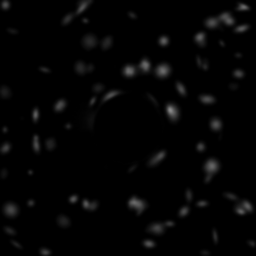
#> input picture Problems/gravitational_lensing/images/galaxies1.png, 256 x 256 px
$ jupyter execute lensing-solutions.ipynb
#> lines starting #> are read from the running program, lines starting #| are printed output that depends on the picture
<h1><center>Weak Gravitational Lensing</center></h1>

In this problem sheet, we will be calculating the ellipticity for a collection of lensed and unlensed galaxies.

[cell 1]
import numpy as np
import matplotlib.pyplot as plt

# define plotting fonts
import matplotlib
matplotlib.rcParams['mathtext.fontset'] = 'stix'
matplotlib.rcParams['font.family'] = 'STIXGeneral'
matplotlib.rc('font', size=14)

<h2>1) Lensing Capability</h2>

The dark matter halos in which the visible matter of the Milky Way and other
galaxies are embedded are by most researchers believed to consist of weakly inter-
acting massive particles (WIMPS). A weakly-interacting massive particle (WIMP)
with a mass of $1000m_p$, where $m_p = 1.67 × 10^{−27}$ kg is the mass of the proton,
lenses the light of a star in the LMC, which is situated $50$ kpc from the Earth.

<b>a</b>. Calculate the Einstein angular radius of the WIMP if it lies at a distance
$20$ kpc from the Earth.

<h3><i>(Answer)</i></h3>

The Einstein radius for a point mass is given by
\begin{equation}
    R_E = \theta_{E}D_S,
\end{equation}
where $D_S$ is the distance to the light source and $\theta_E$ is the Einstein angle given by

\begin{equation}
    \theta_E = \Big(\frac{4GM}{c^2} \frac{D_{LS}}{D_LD_S} \Big)^{1/2},
\end{equation}
where $D_L$ and $D_{LS}$ are the distances to the lens and from the lense to the source respectively.

[cell 2]
kpc2m = 3.068e19 #m/kpc (Conversion from kpc to m)

D_S = 50*kpc2m # m
D_L = 20*kpc2m # m
D_LS = 30*kpc2m # m

M_WIMP = 100*(1.6726e-27) # kg

G = 6.674e-11 # m^3 kg^-1 s^-2
c = 299792458 # m/s

theta_E = np.sqrt(4*G*M_WIMP/c**2 * D_LS/D_L/D_S)
R_E = theta_E*D_S

print("WIMP angular radius: {:.3}".format(theta_E))
print("WIMP Einstein radius: {:.3} m".format(R_E))

<b>b</b>. How does this compare with the angular radius of the star if it has the same
radius, $6.96 × 10^8 m$, as the Sun? Will the microlensing effect of the WIMP be
noticeable (recall that lensing conserves the surface brightness of an object)? Are
dark matter microlensing surveys sensitive to the lensing of stars by WIMPs?

<h3><i>(Answer)</i></h3>

Using a small angle approximation

$R_S \approx D_S \theta_S$

where $R_S$ is the radius of the source star and $\theta_S$ is the angular radius.

[cell 3]
theta_s = 6.96e8/D_S

print("Source angular radius: {:.3}".format(theta_s))

We therefore see that the source has a much greater angular size than the Einstein radius of the WIMP. Therefore microlensing surveys <b>are not</b> sensitive to the lensing of stars by WIMPs.

<b>c</b>. What is the Einstein radius of a brown dwarf with a mass of $0.05$ $M_{\odot}$ at the
same location as the WIMP? Will the lensing effect of the brown dwarf on the
background star be noticeable if there is a suitable alignment?

<h3><i>(Answer)</i></h3>

[cell 4]
M_BD = 0.05*(1.988e30) # kg

theta_E = np.sqrt(4*G*M_BD/c**2 * D_LS/D_L/D_S)
R_E = theta_E*D_S
print("Brown dwarf angular radius: {:.3}".format(theta_E))
print("Brown dwarf Einstein radius: {:.3} m".format(R_E))

We see that the brown dwarf has an angular radius much larger than that of the source. Therefore microlensing surveys <b>are</b> sensitive to the lensing of stars by brown dwarfs.

<h2>2) Measuring Ellipticity</h2>

<b>a</b>. Load the galaxy image

[cell 5]
from skimage.io import imread

color_image = imread("images/galaxies1.png")
#> color_image is the input picture: shape (256, 256, 3); min 0, max 137, mean 4.3

# Combine RBG channels for simplicity
image = color_image.sum(axis = 2)
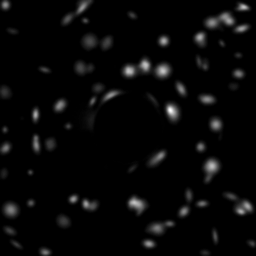
#> image: shape (256, 256) uint64; min 0, max 411, mean 12.9; drawn with min black and max white

plt.figure(figsize = (5,5))
plt.imshow(image, cmap = "bone")
plt.show()

<b>b</b>. Find connected regions:

To be able to find galaxies automatically we have to create a <i>binary image</i> the image using a <i>heaviside filter</i>.
\begin{equation}
    \Theta(x) =
    \begin{cases}
    1, \text{for }x > x_{thresh} \\
    0, \text{else}.
    \end{cases}
\end{equation}
Where $x_{thresh}$ is some threshold value. This just means converting every pixel to either 1 or 0 depending on wether it's initial value is above or below some value.

Once we have our binary image we can then use a connected region function (such as `scipy.ndimage.label` defined <a href="https://docs.scipy.org/doc/scipy/reference/generated/scipy.ndimage.label.html">here</a>) to label each of the isolated regions which are above the required threshold.

Note that while in this example we choose our connected regions to be based on <i>dark regions</i> for galaxies we will want the connected regions to be based on <i>light regions</i>.

- Convert the image into a binary image with some threshold value.
- Play around with different values until you find something that seems appropriate. This should be large enough to allow most of the different galaxies to be distinguished but not so large as to lose many of the smaller/fainter galaxies.

[cell 6]
from scipy.ndimage import label

# Apply binary filter
binaryImage = np.zeros(image.shape)
binaryImage[image>30]= 1

# create labelled image using scipy.ndimage.label()
labeled_image, num_features = label(binaryImage)

plt.figure(figsize = (9,5))
ax1 = plt.subplot(121)
ax2 = plt.subplot(122)

# Show binary image
ax1.imshow(binaryImage, cmap = 'inferno', interpolation='none')
# Show differently labelled regions
ax2.imshow(labeled_image, cmap = 'flag_r', interpolation='none')

# Note: Turning interpolation off produces a clearer image
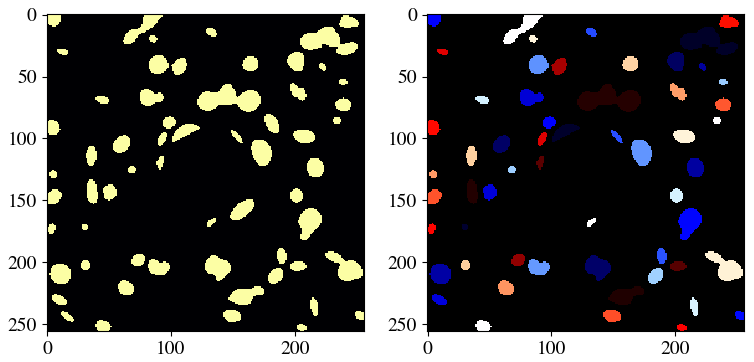
#> figure drawn by matplotlib, 2 panels

Now all of the pixels of each connected patch are labeled with a single integer $i$. This enables us to look at each object in isolation using the <i>mask</i>: `mask = [labeled_image == i]`

<b>c</b>. Removing small objects

We also don't want to condsider objects that are too small so we have to impose that the regions we consider contain more than some minimum number of pixels. An example of how to do this is shown below.

Tasks:

- Choose a sensible size threshold for the image of the galaxies
- Remove all objects smaller than this threshold

[cell 7]
# Create a new labelled image with all values initially equal to zero
NoSmallObjects = np.zeros(image.shape)
sizeThreshold = 20

# Create new object label
object_count = 1

# Loop over all objects
for i in range(1, num_features):
    # Create binary 2d array for pixels for this object
    mask = labeled_image==i
    # Calculate size of the object
    objectSize = len(labeled_image[mask])
    # If object bigger than threshold, add it to the new matrix
    if objectSize > sizeThreshold:
        # Mark pixels with new label
        NoSmallObjects[mask] = object_count
        # Increment label counter
        object_count += 1

# Plot new labelled image
plt.imshow(NoSmallObjects, cmap = 'flag_r', interpolation='none')
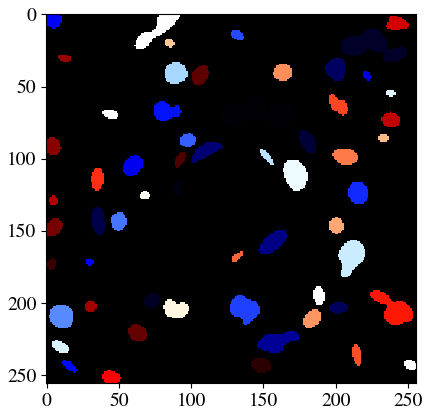
#> figure drawn by matplotlib, 1 panel

<b>d</b> Locating objects

We want to know where each pixel of our objects is in relation to the center of the image (where the lens is). We therefore need to create arrays of coordinates $x$ and $y$ which have the length equal to the size length of our image and which are zero in the center:
```
x = np.linspace(-length/2, length/2, length)
y = np.linspace(-length/2, length/2, length)
```

Tasks:
- For each object above this threshold, figure out the mid-point
- Plot this midpoint ontop of the original image to check that they have been calculated correctly.

*Hints*:
- *Use np.meshgrid() to create 2d arrays of the x and y coordinates.*
- *Ignore issues relating to objects at the edge of the image.*

[cell 8]
image_length = len(image[0,:])
#> image_length = 256
x = np.arange(-int(image_length/2), int(image_length/2))
#> x = 256 values from -128 to 127
y = x
#> y = 256 values from -128 to 127

X, Y = np.meshgrid(x, y)
plt.imshow(NoSmallObjects>0, cmap = "bone")

num_features2 = int(NoSmallObjects.max())
# Start from 1 since 0 is the background region
for i in range(1,num_features2):

    mask = NoSmallObjects==i

    # Calculate galaxy center
    xcenter = np.mean(X[mask].flatten())
    ycenter = np.mean(Y[mask].flatten())
    # Plot to check location
    plt.plot(xcenter+image_length/2, ycenter+image_length/2, 'rx')
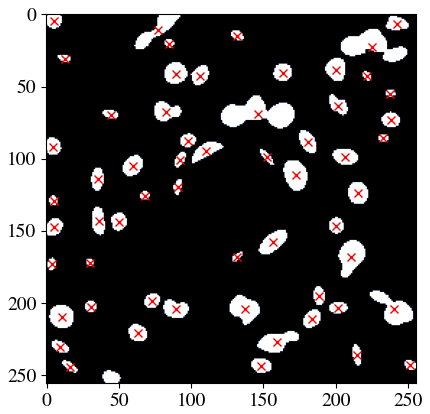
#> figure drawn by matplotlib, 1 panel

<b>e</b>. Calculate $Q_{ij}$

In Section 4.2 of the textbook, we show that the second moment of the surface brightness $Q_{ij}$ is given by

\begin{equation}
    Q_{ij} = \frac{\int \text{d}^2 \theta \text{ }\Theta(\theta)(\theta_i - \bar{\theta}_i)(\theta_j - \bar{\theta}_j)}{\int \text{d}^2 \theta \text{ } \Theta(\theta)}.
\end{equation}

Where we have used the heaviside function as our weight function as this is the simplest to implement.

The complex ellipticity is then given by

\begin{equation}
    \chi = \frac{Q_{11} - Q_{22} + 2iQ_{12}}{Q_{11} + Q_{22}}.
\end{equation}

Tasks:
- Extend the code above to calculate $Q_{ij}$ for each of the galaxies.
- Hence calculate the complex ellipcitity of each object
- Finally, calculate the magnitude of the complex ellipticity and plot this as a function of the distance of the object from the center of the image.
- Is there a trend? Would you expect this and why?

*Hints*:
- Assume each pixel has the same surface brightness
- Use $x = \theta_1$ and $y = \theta_2$

[cell 9]
x = np.arange(-int(len(image[0,:])/2), int(len(image[0,:])/2))
y = x

X, Y = np.meshgrid(x, y)
num_features = int(NoSmallObjects.max())

radius = np.empty(num_features)
chi = np.empty(num_features, dtype = complex)


# Start from 1 since 0 is the background region
for i in range(1,num_features):
    mask = NoSmallObjects==i

    # Calculate galaxy center
    xcenter = np.mean(X[mask].flatten())
    ycenter = np.mean(Y[mask].flatten())

    # Store value of distance from center
    radius[i-1] = np.sqrt(xcenter**2 + ycenter**2)

    # Calculate Q_ij
    Q11 = np.sum(np.sum((X[mask]-xcenter)**2, axis=0), axis = 0)/mask.sum()
    Q22 = np.sum(np.sum((Y[mask]-ycenter)**2, axis=0), axis = 0)/mask.sum()
    # Since diagonally symmetric
    Q12 = Q21 = np.sum(np.sum((X[mask]-xcenter)*(Y[mask]-ycenter), axis=0), axis = 0)/mask.sum()

    # Calculate complex ellipticity
    chi_i = (Q11 - Q22 + 2j*Q12) / (Q11 + Q22)
    chi[i-1] = chi_i

[cell 10]
plt.plot(radius, abs(chi), ".")
plt.ylabel("Complex Ellipticity $|\chi|$")
plt.xlabel("Radius (pixels)")
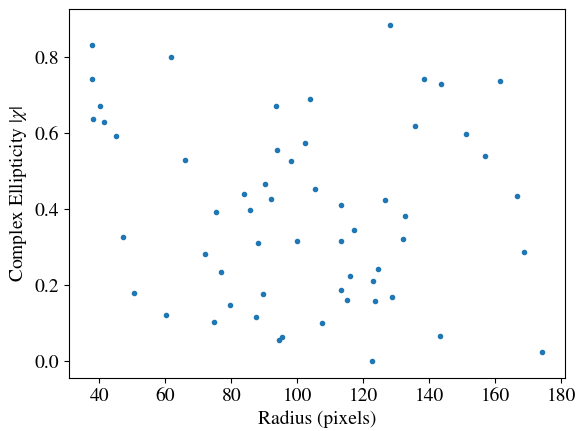
#> figure drawn by matplotlib, 1 panel

$ run again, with Problems/gravitational_lensing/images/galaxies2.png copied over Problems/gravitational_lensing/images/galaxies1.png
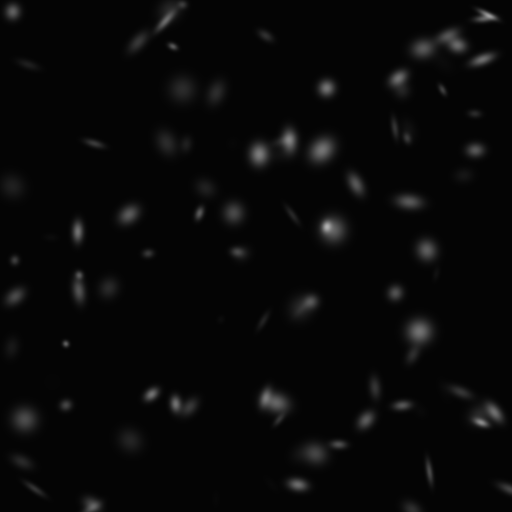
#> input picture Problems/gravitational_lensing/images/galaxies2.png, 512 x 512 px
#> color_image is the input picture: shape (512, 512, 3); min 4, max 177, mean 8.1
#> `image = color_image.sum(axis = 2)`:
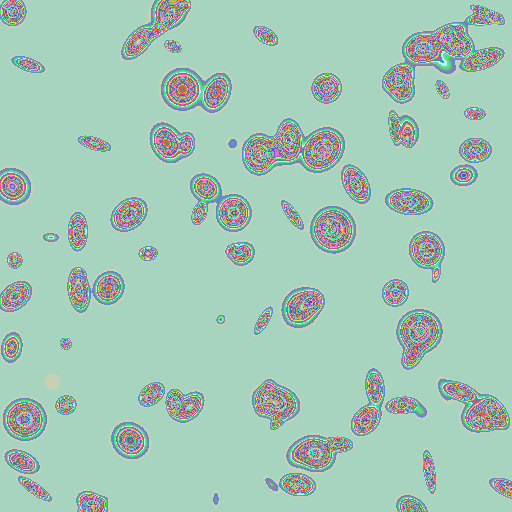
#> image: shape (512, 512) uint64; 161 distinct labels, from 12 to 531; one colour per label, 0 black
#> image_length = 512
#> `[cell 10] plt.plot(radius, abs(chi), ".") plt.ylabel("Complex Elliptic..`:
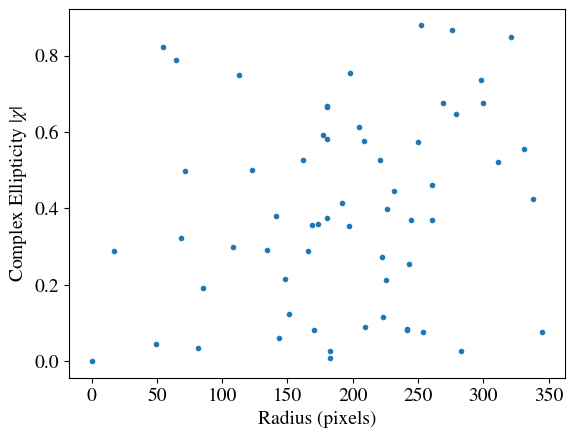
#> figure drawn by matplotlib, 1 panel
